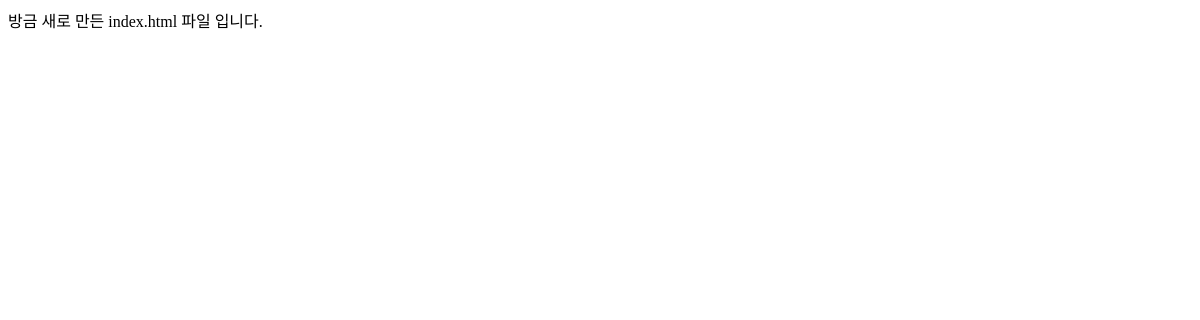
/youngsik/blog/, run on an earlier commit of the app's database.
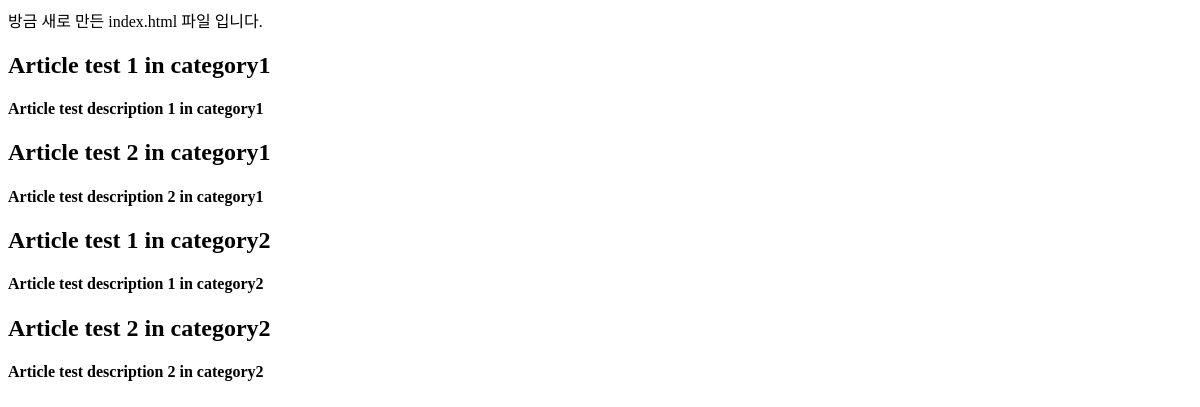
And on a later commit of the database.
### youngsik/models.py (models this page shows)
class Articles(models.Model):
    categories = models.ManyToManyField(Category, blank=True)
    name = models.CharField(max_length=500)
    description = models.CharField(max_length=500)

### youngsik/views.py (the view)
# urls.py: path('blog/', views.blog_home)
def blog_home(request):
    article_list = Articles.objects.all()
    context = {'article_list' : article_list}
    return render(request, 'index.html', context)

### youngsik/templates/index.html (shortened to what this page needs)
<html lang="en">
<head>
</head>
<body>
    방금 새로 만든 index.html 파일 입니다.
    {% for article in article_list %}
        <h2>{{ article.name }}</h2>
        <h4>{{ article.description }}</h4>
    {% endfor%}
</body>
</html>

What changed in the data, as far as the page shows it:
added Articles: name "Article test 1 in category1", description "Article test description 1 in category1"
added Articles: name "Article test 2 in category1", description "Article test description 2 in category1"
added Articles: name "Article test 1 in category2", description "Article test description 1 in category2"
added Articles: name "Article test 2 in category2", description "Article test description 2 in category2"
